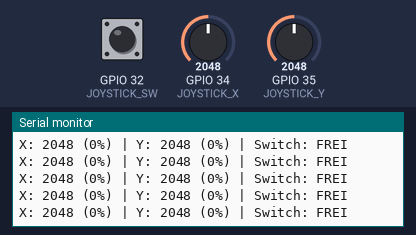
Simulated run of this program. Board: ESP32. Shown: the last lines printed to the serial monitor. The test bench sets the inputs (shaded band); at power-on: GPIO 32 (JOYSTICK_SW) HIGH, GPIO 34 (JOYSTICK_X) = 2048, GPIO 35 (JOYSTICK_Y) = 2048.

Above: at 2.2 s.
2.3 s: GPIO 32 (JOYSTICK_SW) pulled LOW for 0.25 s
At 2.57 s:
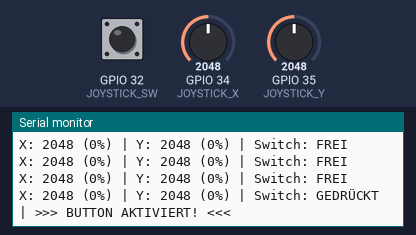
4.0 s: GPIO 34 (JOYSTICK_X) set to 2866
At 4.17 s:
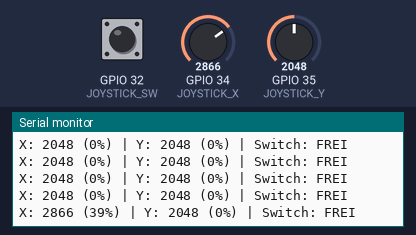
5.5 s: GPIO 35 (JOYSTICK_Y) set to 2866
At 5.58 s:
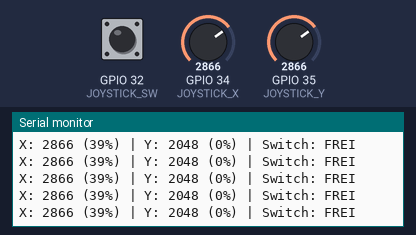
7.0 s: GPIO 32 (JOYSTICK_SW) pulled LOW for 1 s
At 7.18 s:
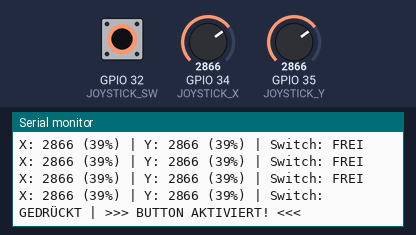
9.5 s: GPIO 34 (JOYSTICK_X) set to 3603
At 9.59 s:
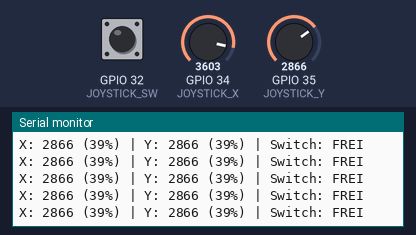
11.0 s: GPIO 35 (JOYSTICK_Y) set to 3603
At 11.2 s:
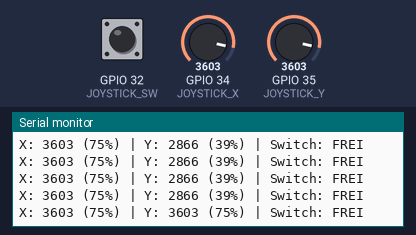
Timing chart, 0 to 13.5 s (numbered marks = the images above; inputs shaded):
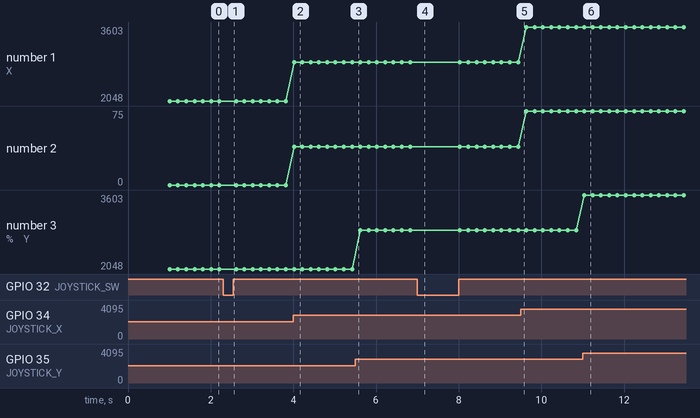

The program:

main.cpp
```cpp
#include <Arduino.h>

// Joystick Pin-Definitionen
const int JOYSTICK_SW = 32;  // Joystick Switch (Button)
const int JOYSTICK_X = 34;   // Joystick X-Achse (analog)
const int JOYSTICK_Y = 35;   // Joystick Y-Achse (analog)

// Variablen für Joystick-Werte
int xValue = 0;
int yValue = 0;
bool switchPressed = false;

void setup() {
  // Serial Monitor starten
  Serial.begin(115200);
  delay(1000);

  Serial.println("\n=== Joystick Test gestartet ===");

  // Pin-Konfiguration
  pinMode(JOYSTICK_SW, INPUT_PULLUP);  // Switch mit Pull-up
  pinMode(JOYSTICK_X, INPUT);          // Analog Input
  pinMode(JOYSTICK_Y, INPUT);          // Analog Input

  Serial.println("Pin-Konfiguration abgeschlossen!");
  Serial.println("Joystick-Werte werden alle 200ms ausgegeben...\n");
}

void loop() {
  // Joystick-Werte lesen
  xValue = analogRead(JOYSTICK_X);     // 0-4095
  yValue = analogRead(JOYSTICK_Y);     // 0-4095
  switchPressed = !digitalRead(JOYSTICK_SW);  // LOW = gedrückt (wegen Pull-up)

  // Werte auf Serial Monitor ausgeben
  Serial.print("X: ");
  Serial.print(xValue);
  Serial.print(" (");
  Serial.print(map(xValue, 0, 4095, -100, 100));
  Serial.print("%) | Y: ");
  Serial.print(yValue);
  Serial.print(" (");
  Serial.print(map(yValue, 0, 4095, -100, 100));
  Serial.print("%) | Switch: ");
  Serial.print(switchPressed ? "GEDRÜCKT" : "FREI");

  // Zusätzliche Anzeige bei Switch-Druck
  if (switchPressed) {
    Serial.print(" | >>> BUTTON AKTIVIERT! <<<");
  }

  Serial.println();

  // 200ms warten
  delay(200);
}
```

Measured:
- after the input at 2.3 s, the serial monitor: prints a new line after 0.11 s (image 1)
- after the input at 4.0 s, the serial monitor: prints a new line at once (image 2)
- after the input at 7.0 s, the serial monitor: prints a new line at once (image 4)
- after the input at 11.0 s, the serial monitor: prints a new line at once (image 6)
- plotted number 1: 2048 → 2866 after the input at 4.0 s, 2866 → 3603 after the input at 9.5 s
- plotted number 2: 0 → 39 after the input at 4.0 s, 39 → 75 after the input at 9.5 s
